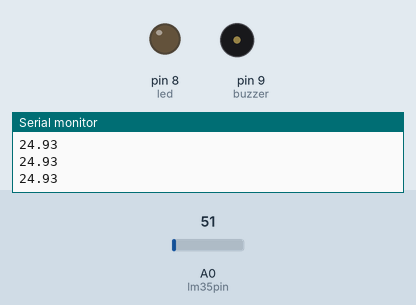
Recording of a sketch running on a simulated Arduino Uno, built with avr-gcc and run on an emulated ATmega328P. Parts: output pins drawn as LEDs (lit = HIGH), buzzer (waves = sounding, pin HIGH), the last lines printed to the serial monitor. Dashed ring = blinking. Inputs (shaded band) come from the test bench; at power-on: A0 (lm35pin) = 51.

Above: at 1.2 s.
1.3 s: A0 (lm35pin) set to 67
At 1.52 s:
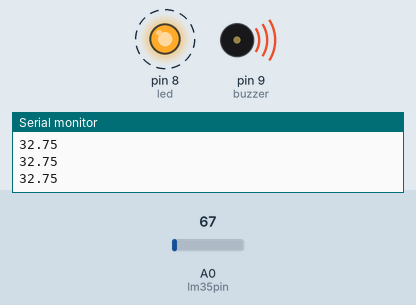
4.3 s: A0 (lm35pin) set to 61
At 4.3 s:
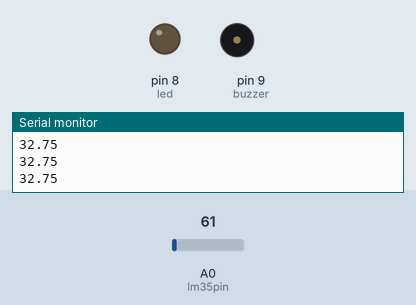
5.8 s: A0 (lm35pin) set to 71
At 6.02 s:
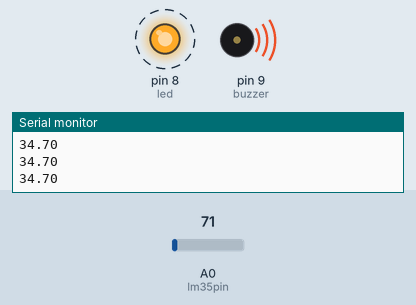
8.8 s: A0 (lm35pin) set to 30
Timing chart, 0 to 11.3 s (numbered marks = the images above; inputs shaded):
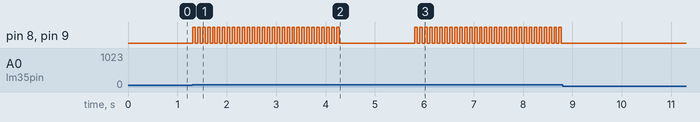

Measured:
- the behaviour switches between 61 and 62 on A0 (lm35pin) (found by bisection; images 0 and 1)
- after the input at 1.3 s, pin 8 (led), pin 9 (buzzer): alternates HIGH for 0.05 s and LOW for 0.05 s, starting at once
- after the input at 4.3 s, pin 8 (led), pin 9 (buzzer): stops changing and stays LOW
- after the input at 5.8 s, pin 8 (led), pin 9 (buzzer): alternates HIGH for 0.05 s and LOW for 0.05 s, starting at once
- after the input at 8.8 s, pin 8 (led), pin 9 (buzzer): stops changing and stays LOW

The sketch:

temperature.ino
```cpp
int lm35pin = A0;
int led = 8;
#define buzzer 9
int Time = 50;
int value = 0;
float temperature_voltage = 0;
float temperature = 0;

void setup() {
  // put your setup code here, to run once:
  pinMode(led, OUTPUT);
  pinMode(buzzer, OUTPUT);
  Serial.begin(9600);

}

void loop() {
  // put your main code here, to run repeatedly:
  value = analogRead(lm35pin);
  temperature_voltage = (value / 1023.0)*5000;
  temperature = temperature_voltage / 10.0;
  Serial.println(temperature);
  if (temperature >= 30){
    digitalWrite(led,HIGH);
    digitalWrite(buzzer,HIGH);
    delay(Time);
    digitalWrite(led,LOW);
    digitalWrite(buzzer,LOW);
    delay(Time);
  }
  else{
    digitalWrite(led,LOW);
    digitalWrite(buzzer,LOW);
  }


}
```
